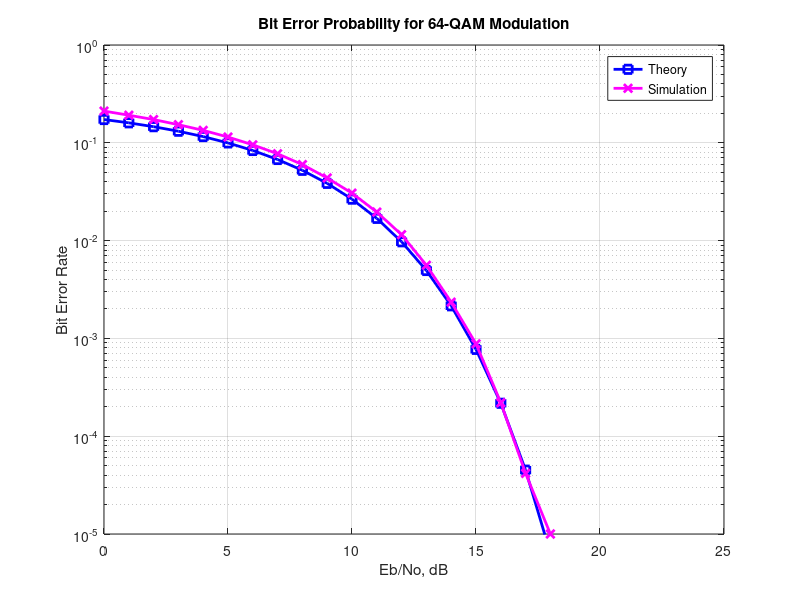
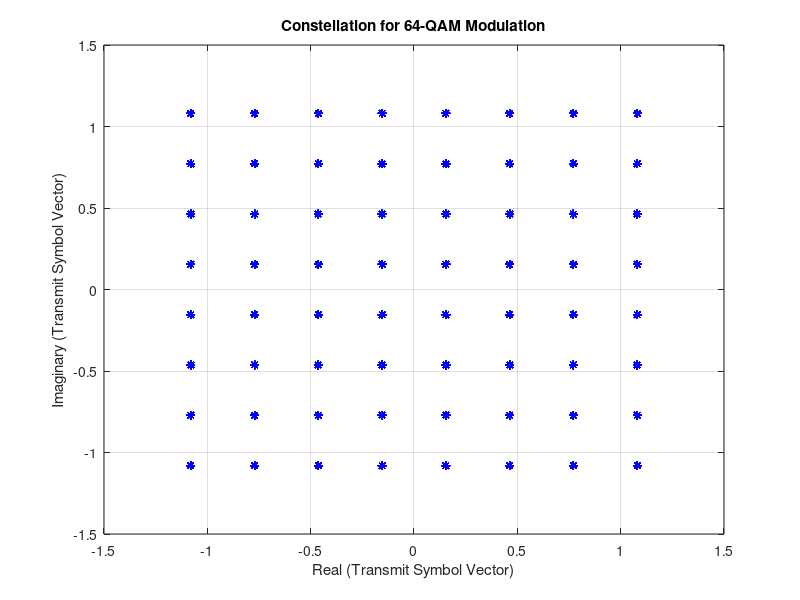

Reproduce these figures in MATLAB, in order.

%%%%%%%%%%%%%%%%%%%%%%%%%%%%%%%%%%%%%%%%%%%%%%%%%%%%%%%%%%%%
% Title     : Bit Error Rate for 64-QAM modulation using Gray modulation mapping
% Author    : balarcode
% Version   : 1.0
% Date      : 29th September 2024
% File Type : Matlab Script
% File Test : Verified on Matlab R2024b
% Comments  : For M = 64 QAM modulation scheme, the bit error rate increases 
%             since the number of signal constellation points get increased when 
%             compared to M = 4 or M = 16 scenario. 
%             It can also be noted that there is an approximate 4 dB change when the 
%             constellation size gets quadrupled from M = 4 to 16 to 64.
%
% All Rights Reserved.
% %%%%%%%%%%%%%%%%%%%%%%%%%%%%%%%%%%%%%%%%%%%%%%%%%%%%%%%%%%
%%

clear

% Simulation Parameter Initialization
% -----------------------------------
N = 10^5; % Number of symbols
M = 64;   % Constellation size 
% NOTE: i.e. the 'k' information bits in the information bit sequence is mapped onto 'M' different amplitude levels.
%       And each of 10^5 symbols take one of the different amplitude levels 'M' as defined in the constellation diagram.
k = log2(M); % Bits per symbol

% Define the real and imaginary PAM constellation for 64-QAM
real_value = [-(2*sqrt(M)/2-1):2:-1 1:2:2*sqrt(M)/2-1];
imag_value = [-(2*sqrt(M)/2-1):2:-1 1:2:2*sqrt(M)/2-1];
k_64QAM = 1 / sqrt(2*(M-1)/3);
% NOTE: Eavg = 2*(M-1)/3 for an M-QAM Signal AND k_MQAM = 1 / sqrt(Eavg);

Eb_N0_dB = [0:25]; % multiple Es/N0 values. The range for Eb_N0_dB is increased up to 25 dB.
Es_N0_dB = Eb_N0_dB + 10*log10(k); 
% NOTE: Es_N0 = (Eb_N0 * k) where k = log2(M). By taking log to base-10 on both
%       sides and multiplying by 10, we get the expression in decibels.

% Mapping for Binary <--> Gray code conversion
ref = [0 : sqrt(M)-1];
map = bitxor(ref, floor(ref/2)); % NOTE: 'map' array consists of gray code values for the values present in 'ref' array.
[index, gray_code_value] = sort(map); % NOTE: sort() function arranges the elements of 'map' array in an ascending order.                            

for idx = 1:length(Eb_N0_dB)
    % Transmit Symbol Generation
    % --------------------------
    bits = rand(1, N*k, 1) > 0.5; % NOTE: Random 1's and 0's. Since 'N' symbols are present, 'N*k' would give the entire bit-stream.
    bitsReshape = reshape(bits, k, N).';
    bin2DecMatrix = ones(N,1)*(2.^[(k/2-1):-1:0]) ; % Conversion from binary to decimal

    % Process real part
    bitsReal = bitsReshape(:, [1:k/2]);
    decimalReal = sum(bitsReal.*bin2DecMatrix, 2);
    grayDecimalReal = bitxor(decimalReal, floor(decimalReal/2));
    % Process imaginary part
    bitsImag = bitsReshape(:, [k/2+1:k]);
    decimalImag = sum(bitsImag.*bin2DecMatrix,2);
    grayDecimalImag = bitxor(decimalImag, floor(decimalImag/2));

    % Mapping the Gray coded symbols into constellation
    modReal = real_value(grayDecimalReal+1);
    modImag = imag_value(grayDecimalImag+1);

    % Complex Constellation of Transmit Symbol
    mod = modReal + (1i * modImag);
    x = k_64QAM * mod; % Normalization of transmit power to one 
    
    % Noise
    % -----
    n = 1/sqrt(2) * [randn(1, N) + 1i*randn(1, N)]; % White Gaussian noise, 0dB variance 
    
    % Received Signal
    % ---------------
    y = x + (10^(-Es_N0_dB(idx)/20) * n); % Transmit symbol sent over an AWGN channel

    % Demodulation
    % ------------
    yReal = real(y) / k_64QAM; % Real part
    yImag = imag(y) / k_64QAM; % Imaginary part
    % NOTE: Real and Imaginary parts are extracted from the received signal 'y'.

    % Rounding to the nearest alphabet
    yEstReal = 2*floor(yReal/2)+1;
    yEstReal(find(yEstReal > max(real_value))) = max(real_value);
    % NOTE: Here, find(yEstReal > max(real_value)) returns linear indices
    %       corresponding to non zero elements in 'yEstReal' that are greater than
    %       max(real_value) which is '7' in this case. Note that all elements in
    %       'yEstReal' are non-zero elements.
    %       Similar comments for min(real_value), max(imag_value) and min(imag_value).
    yEstReal(find(yEstReal < min(real_value))) = min(real_value);
    
    yEstImag = 2*floor(yImag/2)+1;
    yEstImag(find(yEstImag > max(imag_value))) = max(imag_value);
    yEstImag(find(yEstImag < min(imag_value))) = min(imag_value);

    % Constellation to Decimal conversion. Constellation is in Gray Code.
    decimalEstReal = gray_code_value(floor((yEstReal+sqrt(M))/2+1))-1;
    decimalEstImag = gray_code_value(floor((yEstImag+sqrt(M))/2+1))-1;
    % NOTE: Here linear indexing is using for a 2-D array.
    
    % Converting to binary string
    bitsEstReal = dec2bin(decimalEstReal, k/2);
    bitsEstImag = dec2bin(decimalEstImag, k/2);
    % NOTE: dec2bin converts the decimal number to a binary number having atleast k/2 bits.

    % Converting binary string to a number
    bitsEstReal = bitsEstReal.';
    bitsEstReal = bitsEstReal(1:end).';
    bitsEstReal = reshape(str2num(bitsEstReal).', k/2, N).' ;
    
    bitsEstImag = bitsEstImag.';
    bitsEstImag = bitsEstImag(1:end).';
    bitsEstImag = reshape(str2num(bitsEstImag).', k/2, N).' ;

    % Counting bit errors for real and imaginary parts
    nBitErr(idx) = size(find([bitsReal - bitsEstReal]), 1) + size(find([bitsImag - bitsEstImag]), 1);
end 

% Figure(s)
% ---------
simBer = nBitErr / (N*k);
theoryBer = 4 * (1-1/sqrt(M)) / 2 * erfc(sqrt(k*k_64QAM^2*(10.^(Eb_N0_dB/10)))) / k;

close all; 
figure(1)
semilogy(Eb_N0_dB,theoryBer,'bs-','LineWidth',2);
hold on
semilogy(Eb_N0_dB,simBer,'mx-','LineWidth',2);
axis([0 25 10^-5 1])
grid on
legend('Theory', 'Simulation');
xlabel('Eb/No, dB')
ylabel('Bit Error Rate')
title('Bit Error Probability for 64-QAM Modulation')

figure(2)
plot(real(x),imag(x),'b*')
axis ([-1.5 1.5 -1.5 1.5])
grid on
xlabel("Real (Transmit Symbol Vector)")
ylabel("Imaginary (Transmit Symbol Vector)")
title('Constellation for 64-QAM Modulation')